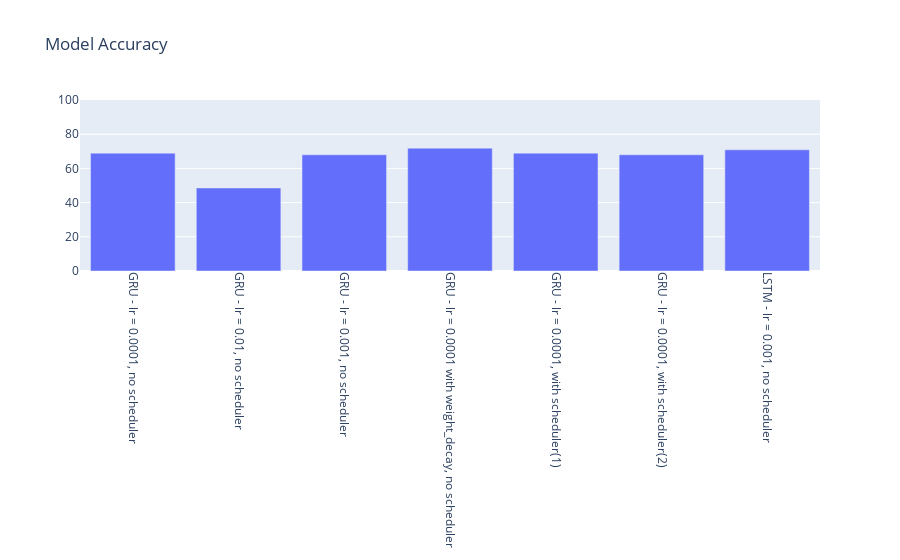
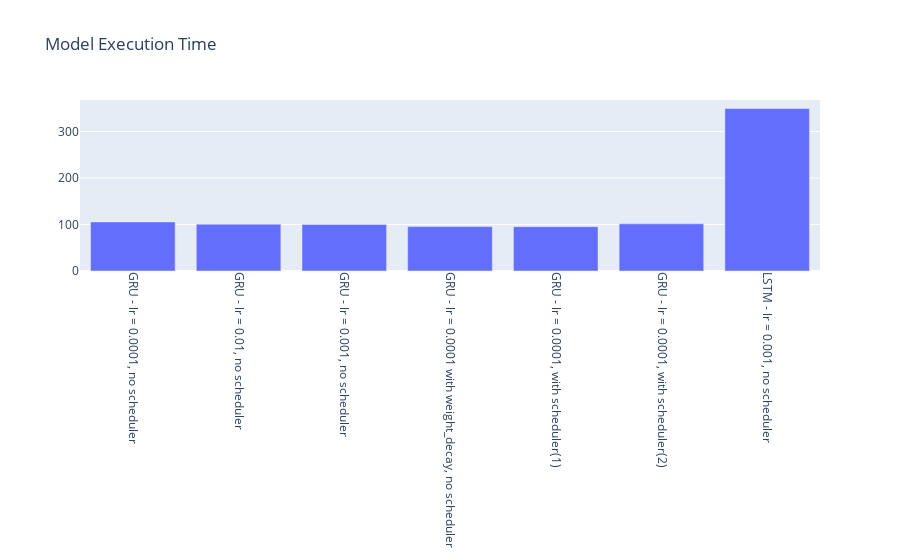

The notebook cell these images were saved under, in order:
### Markdown cell above
From the graphs above a few insights are gained. First a learning rate between 0.001-0.0001 is most appropriate for this problem with ~100 epochs being sufficient for the gradient decent. Although adding the schedulers didn't appear to effect the accuracy of the models, they didn't appear to achieve any kind of gradient decent as they simply bounced around without decending. All training took about the same time, about 100 seconds on my machine. Having run through the training multiple times, the model which performed best was not consistent. However, usually the schedulers performed worse than the models with the schedulers and a learning rate of 0.01 always performed worse.

### Code cell
import plotly.graph_objects as px

model_name = 'LSTM'
lr = 0.0001
num_epochs=128

if (model_name == 'LSTM'):
    model = LSTMNet(input_dim=1, hidden_dim=124, output_dim = 1, n_layers=2).to(device)
elif (model_name == 'GRU'):
    model = GRUNet(input_dim=1, hidden_dim=124, output_dim = 1, n_layers=2).to(device)

# Define Loss, Optimizer
criterion = torch.nn.BCELoss()
optimizer = torch.optim.Adam(model.parameters(), lr=lr)

loss_vals,timer = train_model(model, criterion, optimizer, scheduler=False, num_epochs = num_epochs, dataloader = dataloader)
model_accuracy = evaluate_model(model)

execution_time.append(timer)
hyper_parameter.append("LSTM - lr = 0.001, no scheduler")
accuracy.append(model_accuracy)

plt.plot(np.array(loss_vals),label= "ADAM, lr = 0.001")
plt.title("Loss vs Epochs for LSTM model")
plt.xlabel("Iterations")
plt.ylabel("Loss")
plt.show()

x = hyper_parameter
 
plot = px.Figure(data=[px.Bar(
    name = 'Accuracy',
    x = x,
    y = accuracy
   )
],

layout=px.Layout(
        title=px.layout.Title(text="Model Accuracy")

)
)
plot.update_xaxes(tickangle=90)
plot.update_layout(yaxis_range=[0,100])
plot.show()
 
plot = px.Figure(data=[px.Bar(
    name = 'Execution Time',
    x = x,
    y = execution_time
   )
],

layout=px.Layout(
        title=px.layout.Title(text="Model Execution Time")

)
)

plot.update_xaxes(tickangle=90)

plot.show()

### Figure 1 — Plotly figure (JSON) as saved in the notebook; plotly's stock layout.template omitted (floating-point values rounded to 4 significant figures)
{"data": [{"name": "Accuracy", "type": "bar", "x": ["GRU - lr = 0.0001, no scheduler", "GRU - lr = 0.01, no scheduler", "GRU - lr = 0.001, no scheduler", "GRU - lr = 0.0001 with weight_decay, no scheduler", "GRU - lr = 0.0001, with scheduler(1)", "GRU - lr = 0.0001, with scheduler(2)", "LSTM - lr = 0.001, no scheduler"], "y": [68.93, 48.54, 67.96, 71.84, 68.93, 67.96, 70.87]}], "layout": {"title": {"text": "Model Accuracy"}, "xaxis": {"tickangle": 90}, "yaxis": {"range": [0, 100]}}}

### Figure 2 — Plotly figure (JSON) as saved in the notebook; plotly's stock layout.template omitted (floating-point values rounded to 4 significant figures)
{"data": [{"name": "Execution Time", "type": "bar", "x": ["GRU - lr = 0.0001, no scheduler", "GRU - lr = 0.01, no scheduler", "GRU - lr = 0.001, no scheduler", "GRU - lr = 0.0001 with weight_decay, no scheduler", "GRU - lr = 0.0001, with scheduler(1)", "GRU - lr = 0.0001, with scheduler(2)", "LSTM - lr = 0.001, no scheduler"], "y": [105.6, 100.8, 100.2, 95.48, 95.41, 101.5, 349.5]}], "layout": {"title": {"text": "Model Execution Time"}, "xaxis": {"tickangle": 90}}}
